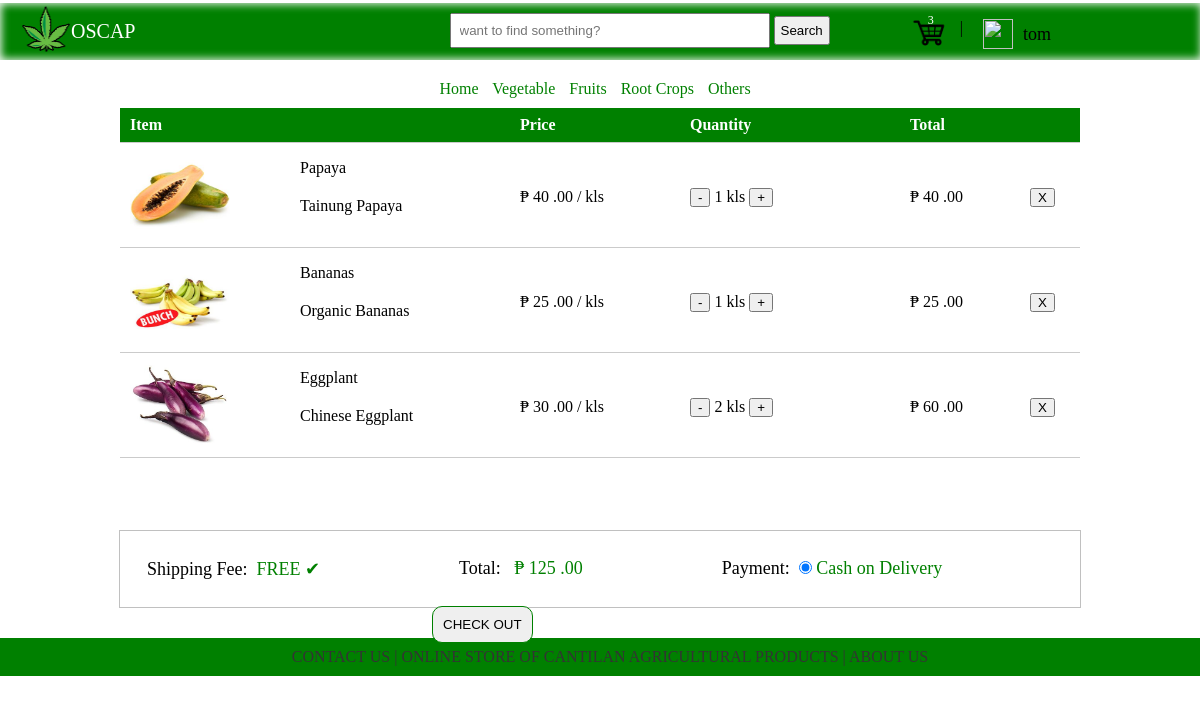
The page /cart.php (signed in) on the database its author committed.
### tables this page shows
CREATE TABLE IF NOT EXISTS `tbl_mycart` (
  `id` int(11) NOT NULL AUTO_INCREMENT,
  `user_id` int(11) NOT NULL,
  `image` varchar(50) NOT NULL,
  `pro_id` int(11) NOT NULL,
  `item_name` varchar(50) NOT NULL,
  `item_sdescript` varchar(50) NOT NULL,
  `price` float NOT NULL,
  `quantity` float NOT NULL,
  `total` float NOT NULL,
  PRIMARY KEY (`id`)
);

### cart.php (the view, shortened to what this page needs)
<?php
$user_id = $_SESSION['user_id'];
	$findme = "";
?>
<!DOCTYPE html>
<html>
<head>
	<link rel="stylesheet" type="text/css" href="~tomastyle.css">
</head>
<body>
			<div class = "homenav">
				<a href="index.php"><img class = "logoIMG" src="webimages/logo.png"></a><div class = "logoLABEL">OSCAP</div>
<form method="post" action="search.php" autocomplete="off">
				<div class = "leftsideNav">
					<div class = "searching">
					<input class = "inpsearch" type="text" name="text_search" placeholder="want to find something?" value = "<?php echo $findme; ?>">
					<input class = "btnsearch" type="submit" name="btn_search" value = "Search">
					</div>
</form>
					<?php if(isset($_SESSION["loggedin"])=="0"){ ?>
						<div class = "loginLOGO" ><a href="login.php">Login</a></div> <div class = "breaker"> | </div>
						<div class = "registerLOGO"> <a href="register.php">Register</a></div>
					<?php }else{ ?>
							<div class = "cartLOGO" ><a href="cart.php"><img src="webimages/cart.png"><div class = "cartItems"><?php displayCARTcount(); ?></div></a></div><div class = "breaker"> | </div>
							<div class = "accountLOGO"><img src="webimages/account.png"><div class = "accName"><?php echo $_SESSION['fname']; ?></div>
							</div>
					<?php } ?>
				</div>
	<div class = "CARTcontent">
			<div class = "backtoindexCART">
			<a href="index.php">Home</a>
			<a href="Vegetables.php">Vegetable</a>
			<a href="fruits.php">Fruits</a>
			<a href="root_crops.php">Root Crops</a>
			<a href="others.php">Others</a>
		</div>
			<table>
				<thead class = "CARTcontentTHead">
					<tr>
						<th colspan="2">Item</th>
						<th class = "CARTcontentTPrice">Price</th>
						<th class = "CARTcontentTQuan">Quantity</th>
						<th class = "CARTcontentTtotal">Total</th>
						<th class = "removeCart"></th>
					</tr>
				</thead>
				<?php 	global $conn;
					$sql_query = "select * from tbl_mycart where quantity > 0 and user_id = '$user_id' order by id desc";
					$result = mysqli_query($conn, $sql_query);
					while ($row = mysqli_fetch_array($result)) {
 ?>				<tbody>
					<tr>
						<td class = "widthIMG"><img class = "CartIMG" src="images/<?php echo $row['image']?>"></td>
						<td><p><?php echo $row['item_name']; ?></p><p><?php echo $row['item_sdescript'] ?></p></td>
						<td>₱ <?php echo $row['price'] ?> .00 / kls</td>
						<td> <a href = "cart.php?minus=<?php echo $row['id'] ?>"><button> - </button> </a> <?php echo $row['quantity']; ?> kls <a href="cart.php?plus=<?php echo $row['id'] ?>"><button> + </button></a></td>
						<td>₱ <?php echo $row['total']; ?> .00</td>
						<td><a href="cart.php?del=<?php echo $row['id'] ?>"><button> X </button></a></td>
					</tr>
					<?php }   ?>
				</tbody>
			</table>
	</div>
		<div class = "buynow">
			 <div class = "Label">Shipping Fee: &nbsp;<span class = "spanme">FREE ✔</span></div>
			 <div class = "Label">Total: &nbsp;<span class = "spanme">  ₱ <?php totalCART() ?> .00</span></div>
			 <div class = "Label">Payment: &nbsp;<span class = "spanme"><input type="radio" name="cod" checked="checked"> Cash on Delivery</span></div>
			  <div class = "btnCheck"><a href="cart.php?checkout=<?php echo $user_id; ?>"><button class = "btnCHECKOUT">CHECK OUT</button></a></div>
		</div>
		<div class = "footer"><a href="aboutAndContact.php">CONTACT US | ONLINE STORE OF CANTILAN AGRICULTURAL PRODUCTS | ABOUT US</a></div>
</body>
</html>
<?php
function displayCARTcount(){
global $conn, $count, $user_id;
	$sql = "select * from tbl_mycart where quantity > 0 and user_id = '$user_id'";
	$result = mysqli_query($conn, $sql);
		while ($row = mysqli_fetch_array($result)) {
			$count = $count + 1;
		}
echo $count;
}
function totalCART(){
global $conn, $total, $user_id;
	$sql = "select * from tbl_mycart where quantity > 0 and user_id = '$user_id'";
	$result = mysqli_query($conn, $sql);
		while ($row = mysqli_fetch_array($result)) {
			$total = $total + $row['total'];
		}
echo $total;
}
 ?>

### ~tomastyle.css (style rules this page uses)
* { margin: 0px; padding: 0px; }
body { width: 100%; overflow-x: hidden; }
table { width: 100%; border-collapse: collapse; text-align: left; }
tr { border-bottom: 1px solid #cbcbcb; }
th { border: none; height: 30px; padding: 2px 10px 2px 10px; }
td { border: none; padding: 12px 10px 8px 10px; }
.footer { width: 100%; background-color: green; text-align: center; float: left; padding: 10px; margin-top: 20px; }
.footer a { color: #333; text-decoration: none; }
.homenav { margin-top: 3px; width: 100%; background-color: green; padding: 1px; box-shadow: 0 0 8px 1px white inset; position: sticky; top: 0; }
.homenav a { color: white; text-decoration: none; }
.logoIMG { width: 50px; height: 50px; margin-left: 20px; float: left; }
.leftsideNav { float: right; margin-top: -40px; margin-right: 100px; }
.searching { float: left; margin-right: 80px; margin-top: -6px; }
.inpsearch { width: 300px; padding: 8px; }
.btnsearch { padding: 5px; }
.backtoindexCART { text-align: center; width: 100%; padding-bottom: 10px; }
.backtoindexCART a { text-decoration: none; color: green; padding-right: 10px; }
.cartLOGO { float: left; margin-right: 10px; margin-top: -6px; }
.cartLOGO img { width: 40px; height: 40px; }
.cartItems { margin-top: -44px; margin-left: 18px; position: absolute; font-size: 12px; color: white; }
.accountLOGO { float: left; padding-left: 10px; margin-right: 50px; }
.accountLOGO img { width: 30px; height: 30px; }
.accName { float: right; padding-top: 5px; margin-left: 10px; font-size: 18px; color: black; }
.breaker { float: left; margin-right: 10px; }
.logoLABEL { padding: 16px; font-size: 20px; color: white; }
.CARTcontent { width: 80%; margin: auto; margin-top: 20px; height: 430px; overflow: auto; }
.CARTcontent button { padding: 0px 6px 0px 6px; }
.CARTcontent a { text-decoration: none; }
.CARTcontentTHead { background-color: green; color: white; }
.CARTcontentTtotal { width: 100px; }
.CARTcontentTQuan { width: 200px; }
.CARTcontentTPrice { width: 150px; }
.CartIMG { width: 100px; height: 80px; }
.widthIMG { width: 150px; }
.removeCart { width: 40px; }
.buynow { width: 80%; margin: auto; margin-top: 20px; height: 76px; border: 1px solid silver; margin-bottom: 10px; font-size: 18px; }
.Label { padding: 27px; float: left; margin-right: 85px; }
.spanme { color: green; }
.btnCheck { margin-top: 18px; }
.btnCheck button { padding: 10px; border-radius: 10px; border: 1px solid green; cursor: pointer; }
.descriProduct h1, h2, h3, p { margin-bottom: 20px; }

### rows shown on the page
tbl_mycart: image (picture), item_name "Papaya", item_sdescript "Tainung Papaya", price "40", quantity "1", total "40"
tbl_mycart: image (picture), item_name "Bananas", item_sdescript "Organic Bananas", price "25", quantity "1", total "25"
tbl_mycart: image (picture), item_name "Eggplant", item_sdescript "Chinese Eggplant", price "30", quantity "2", total "60"

### other values the page prints
$count "3"
$_SESSION['fname'] "tom"
$total "125"
